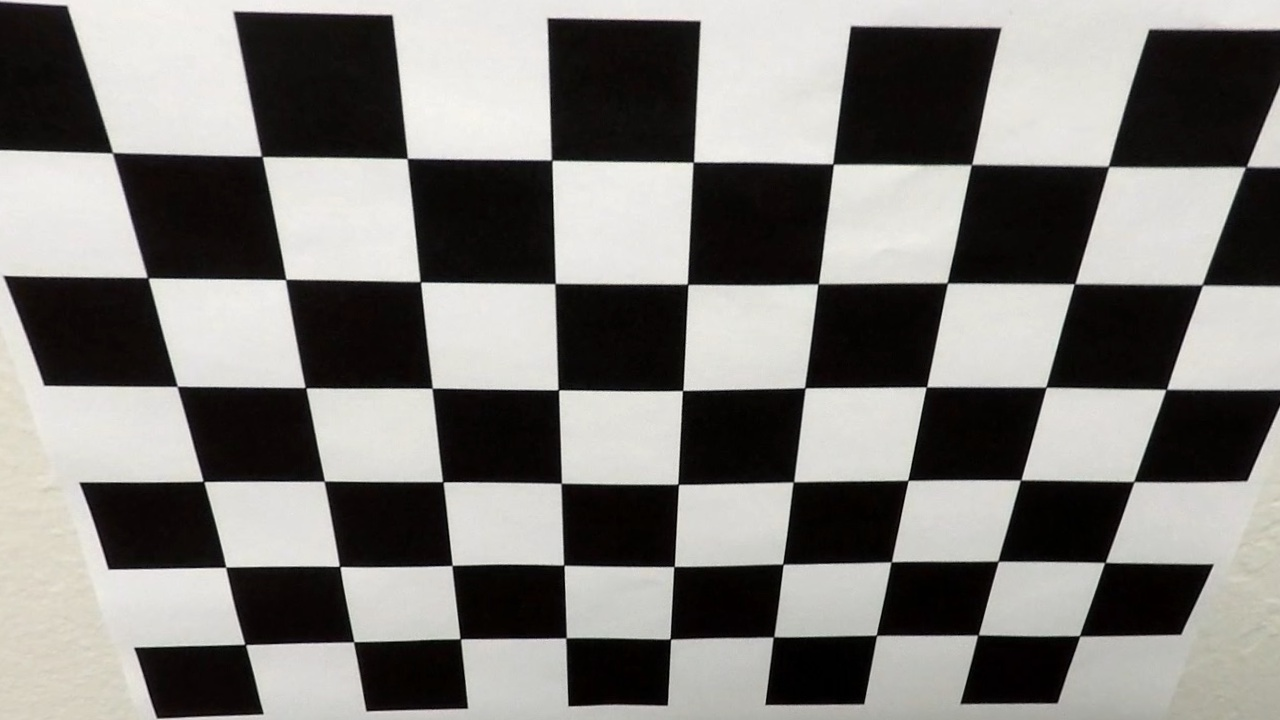
#> input picture writeup_images/calibration2.jpg, 1280 x 720 px, found by its file name
$ jupyter execute --allow-errors lane_lines_research.ipynb   (shell and % lines are left out)   (older library calls are emulated)
#> lines starting #> are read from the running program, lines starting #| are printed output that depends on the picture; after the words box and inside, x2 and y2 are one past the last pixel; in counts of white or black regions, pixels touching at a corner belong together
## Advanced Lane Finding Project

The goals / steps of this project are the following:

* Compute the camera calibration matrix and distortion coefficients given a set of chessboard images.
* Apply a distortion correction to raw images.
* Use color transforms, gradients, etc., to create a thresholded binary image.
* Apply a perspective transform to rectify binary image ("birds-eye view").
* Detect lane pixels and fit to find the lane boundary.
* Determine the curvature of the lane and vehicle position with respect to center.
* Warp the detected lane boundaries back onto the original image.
* Output visual display of the lane boundaries and numerical estimation of lane curvature and vehicle position.

---

[cell 1]
import numpy as np
import cv2
import glob
import matplotlib
import matplotlib.pyplot as plt

matplotlib.rcParams['figure.figsize'] = [10, 5]


def abs_thresh(img, thresh_min=0, thresh_max=255):
    img_int8 = np.uint8(255 * img / np.max(img))
    binary_output = np.zeros_like(img_int8)
    binary_output[(img_int8 >= thresh_min) & (img_int8 <= thresh_max)] = 1
    return binary_output


def abs_sobel_thresh(img, orient='x', thresh_min=0, thresh_max=255):
    # Apply the following steps to img

    # Take the derivative in x or y given orient = 'x' or 'y'
    if orient == 'x':
        sobel = cv2.Sobel(img, cv2.CV_64F, 1, 0)
    if orient == 'y':
        sobel = cv2.Sobel(img, cv2.CV_64F, 0, 1)

    # Take the absolute value of the derivative or gradient
    abs_sobel = np.absolute(sobel)

    # Scale to 8-bit (0 - 255) then convert to type = np.uint8
    scaled_sobel = np.uint8(255 * abs_sobel / np.max(abs_sobel))

    # Create a mask of 1's where the scaled gradient magnitude
    # is > thresh_min and < thresh_max
    binary_output = np.zeros_like(scaled_sobel)
    binary_output[(scaled_sobel >= thresh_min) & (scaled_sobel <= thresh_max)] = 1

    # 6) Return this mask as your binary_output image

    return binary_output

## Camera Callibration

Callibration of the camera is done using chessboard images provided in the `camera_cal` folder.

I have used object possitions that were provided for each image.

[cell 2]
# prepare object points, like (0,0,0), (1,0,0), (2,0,0) ....,(6,5,0)
objp = np.zeros((6*9, 3), np.float32)
objp[:,:2] = np.mgrid[0:9,0:6].T.reshape(-1,2)

img = cv2.imread('camera_cal/calibration2.jpg')
#> img is the input picture: shape (720, 1280, 3); mean B, G, R 121.2, 124.5, 126.4
img_gray = cv2.cvtColor(img, cv2.COLOR_BGR2GRAY)
plt.imshow(img_gray, cmap="gray")

[cell 3]
# prepare object points, like (0,0,0), (1,0,0), (2,0,0) ....,(6,5,0)
objp = np.zeros((6*9,3), np.float32)
objp[:,:2] = np.mgrid[0:9,0:6].T.reshape(-1,2)

# Arrays to store object points and image points from all the images.
objpoints = [] # 3d points in real world space
imgpoints = [] # 2d points in image plane.

# Make a list of calibration images
images = glob.glob('camera_cal/calibration*.jpg')


board_size =  (9,6)


# Step through the list and search for chessboard corners
for fname in images:

    img = cv2.imread(fname)
    gray = cv2.cvtColor(img,cv2.COLOR_BGR2GRAY)

    # Find the chessboard corners
    ret, corners = cv2.findChessboardCorners(gray, board_size, None)

    # If found, add object points, image points
    if ret == True:
        objpoints.append(objp)
        imgpoints.append(corners)

        # Draw and display the corners
        img = cv2.drawChessboardCorners(img, board_size, corners, ret)
        cv2.imshow('img', img)
        cv2.waitKey(500)

cv2.destroyAllWindows()

#> (a cell that did not finish here is left out)

[cell 5]
# Check how undistorted image looks
img = cv2.imread('camera_cal/calibration2.jpg')
img_gray = cv2.cvtColor(img, cv2.COLOR_BGR2GRAY)

#> (the rest of this cell did not finish here and is left out)

## Apply filters and masking to identify lane pixels

[cell 6]
img_original = cv2.imread('test_images/test1.jpg')
#> (the rest of this cell did not finish here and is left out)

[cell 7]
gray = cv2.cvtColor(img, cv2.COLOR_BGR2GRAY)
plt.imshow(gray, cmap = "gray")

[cell 8]
hsv = cv2.cvtColor(img, cv2.COLOR_BGR2HSV)
#> hsv: shape (720, 1280, 3); mean H, S, V 31.6, 50.2, 126.6
S = hsv[:,:, 1]
plt.imshow(S, cmap = "gray")

[cell 9]
# Make threshold bit map from S layer

S = np.uint8(S / np.max(S) * 255)

Saturation layer compensates for shadows and color intensity changes.
It also allows for good detection of the yellow lines wich is usually a problem in gray images.

[cell 10]
# Apply x Sobel on S
s_grad_x_binary = abs_sobel_thresh(S, orient='x', thresh_min=20, thresh_max=100)
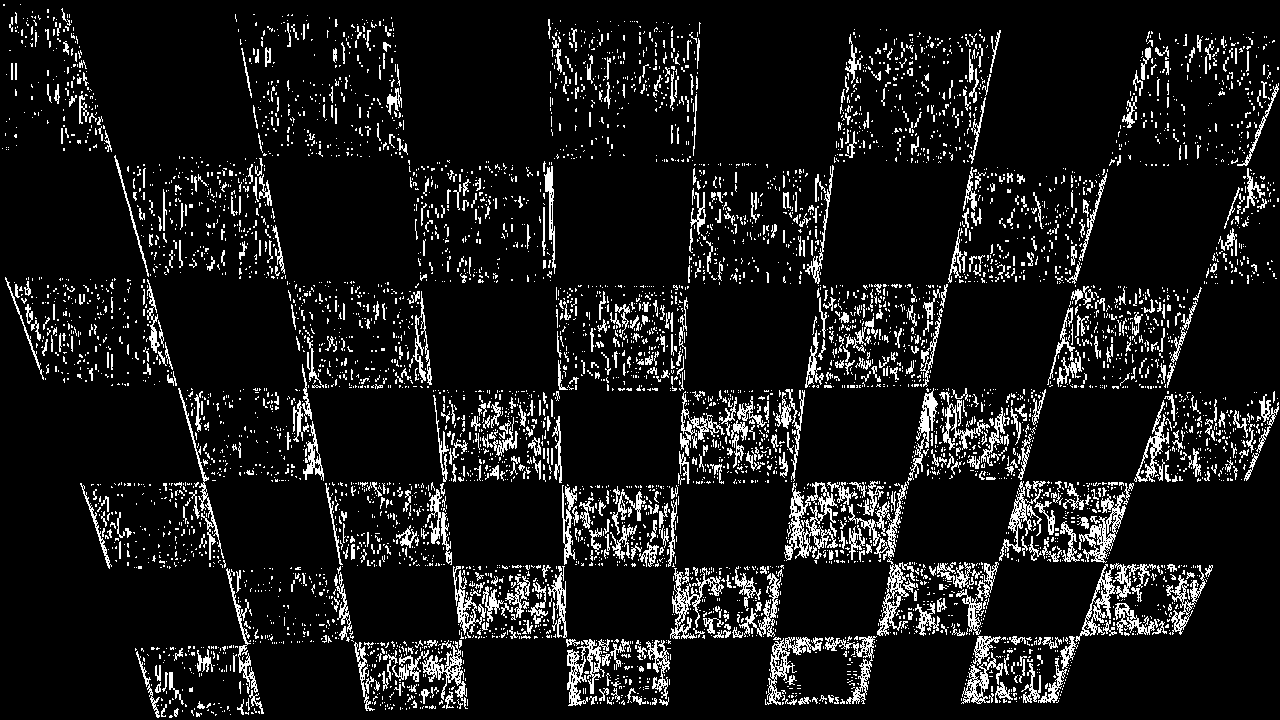
#> s_grad_x_binary: shape (720, 1280); values 0 (black) and 1 (white), 9.9% white in thin lines or dots

plt.imshow(s_grad_x_binary, cmap='gray')

[cell 11]
# Apply binary thresholding on S
s_binary = abs_thresh(S, thresh_min=100, thresh_max=255)
#> in abs_thresh, `img_int8 = np.uint8(255 * img / np.max(img))`: img_int8: shape (720, 1280); every value is 0
plt.imshow(s_binary, cmap='gray')

[cell 12]
hsv_bw_ro = cv2.bitwise_or(s_binary,s_grad_x_binary)
plt.imshow(hsv_bw_ro, cmap='gray')

## Apply sobel and intensity threshold on color layer

[cell 13]
gray_binary = abs_thresh(gray, thresh_min=100, thresh_max=255)
#> in abs_thresh (call 2), `img_int8 = np.uint8(255 * img / np.max(img))`: img_int8: shape (720, 1280); values 0 (black) and 1 (white), 8.6% white; 1333 white regions (1265 under 20 px), largest, box (x1, y1, x2, y2) and area: (1009, 487, 1118, 561) 5923, (791, 485, 896, 559) 5425, (883, 566, 989, 635) 5373
plt.imshow(gray_binary, cmap='gray')

[cell 14]
R = img[:, :, 2]

plt.imshow(R, cmap = "gray")
print(R)
#> (printed output is left out)
print(np.min(R))
#| 0
print(np.max(R))
#| 252

[cell 15]
thresh_min=220
thresh_max=255
r_binary = abs_thresh(R, thresh_min=100, thresh_max=255)
#> in abs_thresh (call 3), `img_int8 = np.uint8(255 * img / np.max(img))`: img_int8: shape (720, 1280); values 0 (black) and 1 (white), 2.8% white; 1031 white regions (981 under 20 px), largest, box (x1, y1, x2, y2) and area: (1019, 494, 1114, 558) 4173, (773, 639, 870, 704) 4075, (970, 637, 1060, 699) 3088
print(np.min(r_binary))
#| 0
print(np.max(r_binary))
#| 0


img_int8 = np.uint8(R // np.max(R) * 255 )
#> img_int8: shape (720, 1280); 0% white in thin lines or dots, all inside (x1, y1, x2, y2) = (546, 35, 547, 36)
plt.imshow(img_int8, cmap='gray')
plt.show()
print(R)
#> (printed output is left out)
print(img_int8)
#> (printed output is left out)
r_binary_output = np.zeros_like(img_int8)
r_binary_output[(R >= thresh_min) & (R <= thresh_max)] = 1

#> (the rest of this cell did not finish here and is left out)

## Sobel on tne gray scale

[cell 16]
gray_grad_x_binary = abs_sobel_thresh(gray, orient='x', thresh_min=30, thresh_max=200)
#> call 2 of abs_sobel_thresh, with orient = 'x', thresh_min = 30, thresh_max = 200
#> in abs_sobel_thresh (call 2), `sobel = cv2.Sobel(img, cv2.CV_64F, 1, 0)`:
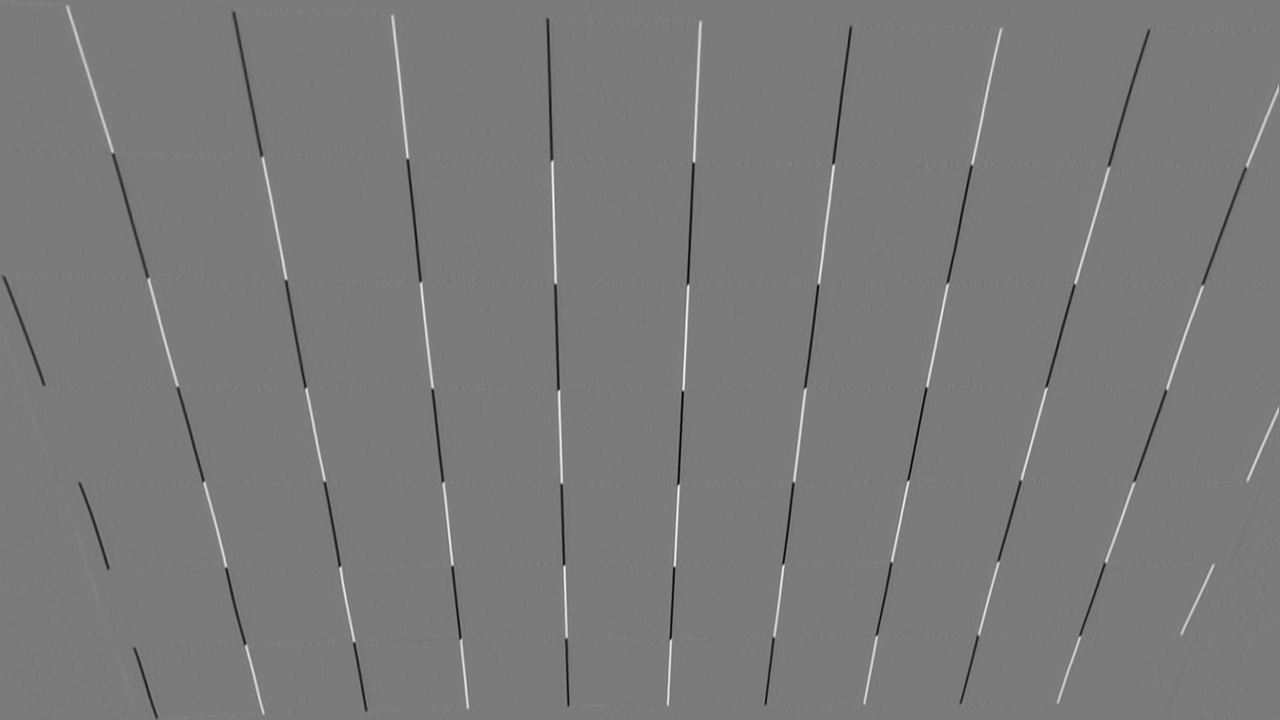
#> sobel: shape (720, 1280) float64; min -880, max 944, mean -0.2; drawn with min black and max white
#> gray_grad_x_binary: shape (720, 1280); values 0 (black) and 1 (white), 2.4% white; 19 white regions, largest, box (x1, y1, x2, y2) and area: (959, 29, 1151, 705) 2361, (391, 14, 470, 710) 2308, (111, 154, 265, 716) 2136
plt.imshow(gray_grad_x_binary, cmap='gray')

## Sobel on tne Red channel

[cell 17]
r_grad_x_binary = abs_sobel_thresh(R, orient='x', thresh_min=30, thresh_max=255)
#> r_grad_x_binary: shape (720, 1280); values 0 (black) and 1 (white), 2.5% white; 17 white regions, largest, box (x1, y1, x2, y2) and area: (391, 14, 470, 710) 2408, (959, 29, 1151, 705) 2393, (764, 25, 853, 706) 2268
plt.imshow(r_grad_x_binary, cmap='gray')

[cell 18]
# combine binaries into resulting one

rgb_output_binary = cv2.bitwise_or(r_binary_output, gray_grad_x_binary)
#> rgb_output_binary: shape (720, 1280); values 0 (black) and 1 (white), 37.4% white; 538 white regions (494 under 20 px), largest, box (x1, y1, x2, y2) and area: (0, 0, 1280, 716) 338242, (114, 646, 159, 720) 1194, (1246, 406, 1280, 482) 319
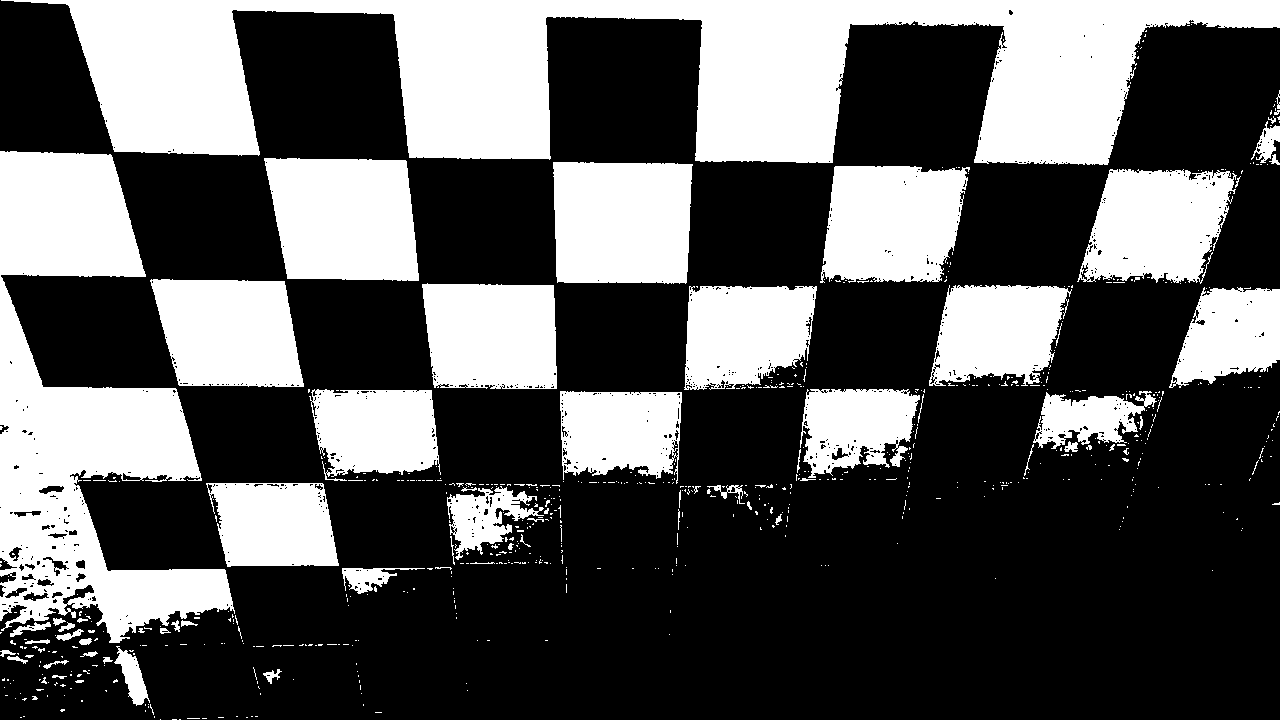
#> r_binary_output: shape (720, 1280); values 0 (black) and 1 (white), 35.3% white; 724 white regions (656 under 20 px), largest, box (x1, y1, x2, y2) and area: (1, 0, 1280, 165) 105280, (0, 151, 235, 643) 53159, (264, 158, 419, 281) 16518
output_binary = cv2.bitwise_or(hsv_bw_ro, rgb_output_binary)
#> output_binary: shape (720, 1280); values 0 (black) and 1 (white), 46.4% white; 6136 white regions (5410 under 20 px), largest, box (x1, y1, x2, y2) and area: (0, 0, 1280, 716) 362306, (114, 646, 160, 720) 1280, (1166, 564, 1215, 636) 899
plt.imshow(output_binary, cmap='gray')

[cell 19]
# cobined S and R Sobel x gradients only

output_binary = cv2.bitwise_or(s_grad_x_binary, gray_grad_x_binary)
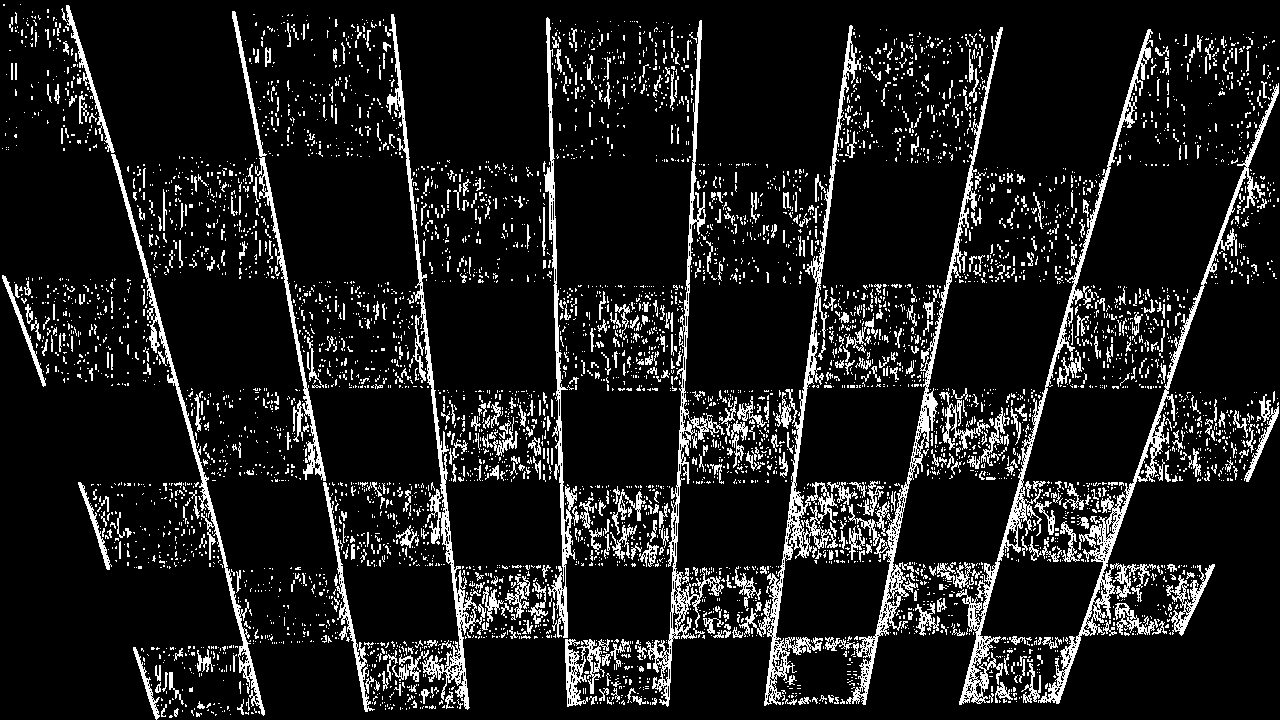
#> output_binary: shape (720, 1280); values 0 (black) and 1 (white), 11.4% white in thin lines or dots
plt.imshow(output_binary, cmap='gray')
print(output_binary.shape)
#| (720, 1280)

$ run again, with writeup_images/line_pixels_highlighed.jpg copied over writeup_images/calibration2.jpg
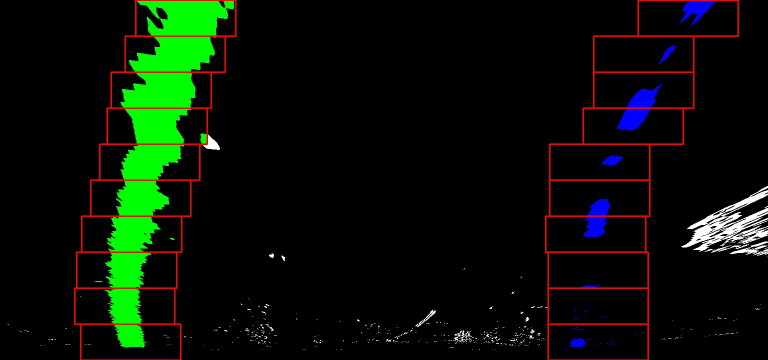
#> input picture writeup_images/line_pixels_highlighed.jpg, 1536 x 720 px, found by its file name (shown at 1/2 size)
#> img is the input picture: shape (720, 1536, 3); mean B, G, R 5.2, 17.2, 7.7
#> hsv: shape (720, 1536, 3); mean H, S, V 9.5, 46.7, 23.6
#> `s_grad_x_binary = abs_sobel_thresh(S, orient='x', thresh_min=20, thres..`:
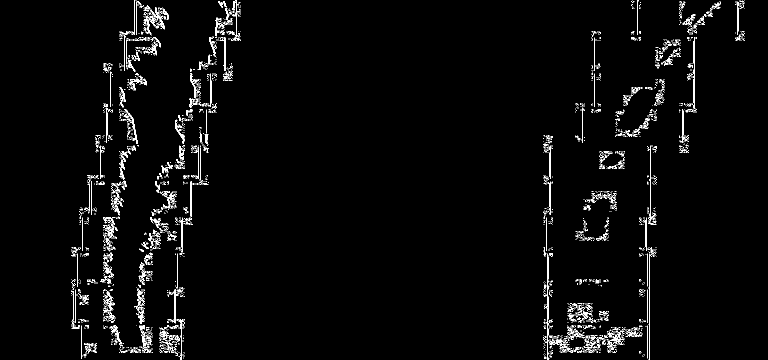
#> s_grad_x_binary: shape (720, 1536) (shown at 1/2 size); values 0 (black) and 1 (white), 2.2% white in thin lines or dots, all inside (x1, y1, x2, y2) = (142, 0, 1490, 720)
#> s_binary: shape (720, 1536); every value is 0
#> (printed output is left out)
#| 0
#| 255
#| 0
#| 0
#> (printed output is left out)
#> (printed output is left out)
#> gray_grad_x_binary: shape (720, 1536); values 0 (black) and 1 (white), 2.6% white in thin lines or dots
#> r_grad_x_binary: shape (720, 1536); values 0 (black) and 1 (white), 2.9% white; 905 white regions (757 under 20 px), largest, box (x1, y1, x2, y2) and area: (1410, 422, 1535, 506) 2922, (1293, 502, 1300, 720) 1292, (1092, 505, 1100, 720) 1287
#> rgb_output_binary: shape (720, 1536); values 0 (black) and 1 (white), 3.8% white; 343 white regions (219 under 20 px), largest, box (x1, y1, x2, y2) and area: (1361, 371, 1536, 513) 11462, (147, 0, 474, 720) 10930, (1089, 0, 1479, 720) 9327
#> r_binary_output: shape (720, 1536); values 0 (black) and 1 (white), 1.6% white; 377 white regions (355 under 20 px), largest, box (x1, y1, x2, y2) and area: (1362, 372, 1536, 504) 6130, (1091, 0, 1477, 720) 3698, (149, 0, 472, 720) 1958
#> `output_binary = cv2.bitwise_or(s_grad_x_binary, gray_grad_x_binary)`:
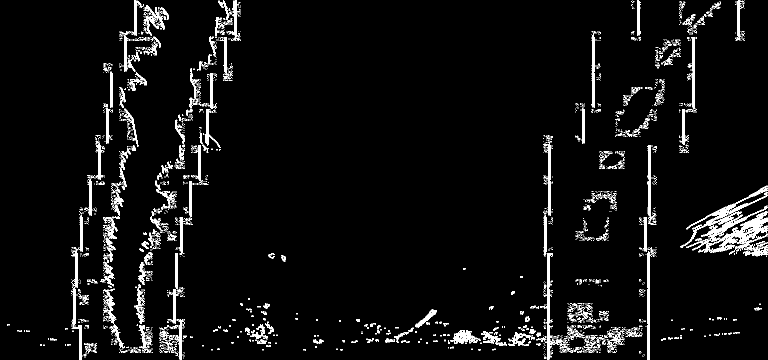
#> output_binary: shape (720, 1536) (shown at 1/2 size); values 0 (black) and 1 (white), 4.3% white in thin lines or dots
#| (720, 1536)
